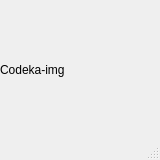
<?xml version="1.0" encoding="UTF-8"?>
<ui version="4.0">
 <class>MainWindow</class>
 <widget class="QMainWindow" name="MainWindow">
  <property name="geometry">
   <rect>
    <x>0</x>
    <y>0</y>
    <width>160</width>
    <height>160</height>
   </rect>
  </property>
  <property name="windowTitle">
   <string>MainWindow</string>
  </property>
  <widget class="QWidget" name="centralwidget">
   <widget class="DraggableLabel" name="codeka">
    <property name="geometry">
     <rect>
      <x>0</x>
      <y>0</y>
      <width>140</width>
      <height>140</height>
     </rect>
    </property>
    <property name="text">
     <string>Codeka-img</string>
    </property>
   </widget>
  </widget>
  <widget class="QMenuBar" name="menubar">
   <property name="geometry">
    <rect>
     <x>0</x>
     <y>0</y>
     <width>160</width>
     <height>17</height>
    </rect>
   </property>
  </widget>
  <widget class="QStatusBar" name="statusbar"/>
 </widget>
 <customwidgets>
  <customwidget>
   <class>DraggableLabel</class>
   <extends>QLabel</extends>
   <header>draggablelabel.h</header>
  </customwidget>
 </customwidgets>
 <resources/>
 <connections/>
</ui>
